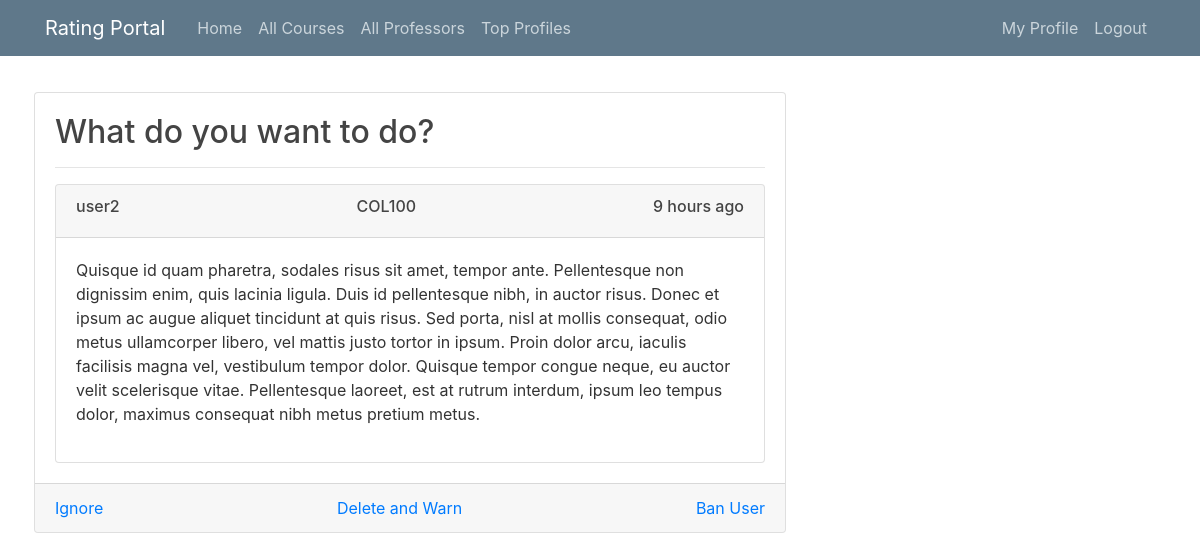
Screenshot of /reportAction/12/ (signed in) with the database file from the repository.
### review/models.py (models this page shows, shortened)
class Review(models.Model):
    score = models.DecimalField(decimal_places=2,max_digits=4)
    reviewContent = models.TextField()
    courseName = models.CharField(max_length=120)
    courseID = models.IntegerField()
    dateAdded = models.DateTimeField(auto_now=False, auto_now_add=True)
    author = models.ForeignKey(User, on_delete= models.CASCADE,related_name='reviews_written')
    isAnonymous = models.BooleanField(default=False)
    class Meta:
        ordering =['-dateAdded']

### review/views.py (the view)
@login_required
def adminReportAction(request, reviewID):
    if request.user.is_superuser:
        return render(
            request,
            "review/adminReportAction.html",
            {"review": Review.objects.get(id=reviewID)},
        )

### review/templates/review/adminReportAction.html (shortened to what this page needs)
{% extends "users/base.html" %}
{% load humanize %}
{% block content %}
<div class="card-body">
    <h2>
        What do you want to do?
    </h2>
    <hr>
    <div class="card">
        <div class="card-header">
            <div class="d-flex justify-content-between">
                <h6>
                    {{review.author.username}}
                </h6>
                <h6>
                    {{review.courseName}}
                </h6>
                <h6>
                    {{review.dateAdded|naturaltime}}
                </h6>
            </div>
        </div>
        <div class="card-body">
            <p>
                {{review.reviewContent}}
            </p>
        </div>
    </div>
</div>
<div class="card-footer">
    <div class="d-flex justify-content-between">
        <a href="{% url 'ignore' reviewID=review.id %}?next=reportAction{{request.path}}" class="card-link">Ignore</a>
        <a href="{% url 'delete' reviewID=review.id %}?next=reportAction{{request.path}}" class="card-link">Delete and Warn</a>
        <a href="{% url 'ban' reviewID=review.id userID=review.author.id%}?next={{request.path}}" class="card-link">Ban User</a>
    </div>
</div>
{% endblock content %}

### users/static/main.css (style rules this page uses)
body { background: white; color: #333333; margin-top: 5rem; }
h1, h2, h3, h4, h5, h6 { color: #444444; }

### rows the page displays
Review: author.username "user2", courseName "COL100", dateAdded "9 hours ago", reviewContent "Quisque id quam pharetra, sodales risus sit amet, tempor ante. Pellentesque non dignissim enim, quis lacinia ligula. Duis id pellentesque nibh, in auctor risus. Donec et ipsum ac augue aliquet tincidunt at quis risus. Sed porta, nisl at mollis consequat, odio metus ullamcorper libero, vel mattis justo tortor in ipsum. Proin dolor arcu, iaculis facilisis magna vel, vestibulum tempor dolor. Quisque tempor congue neque, eu auctor velit scelerisque vitae. Pellentesque laoreet, est at rutrum interdum, ipsum leo tempus dolor, maximus consequat nibh metus pretium metus."
